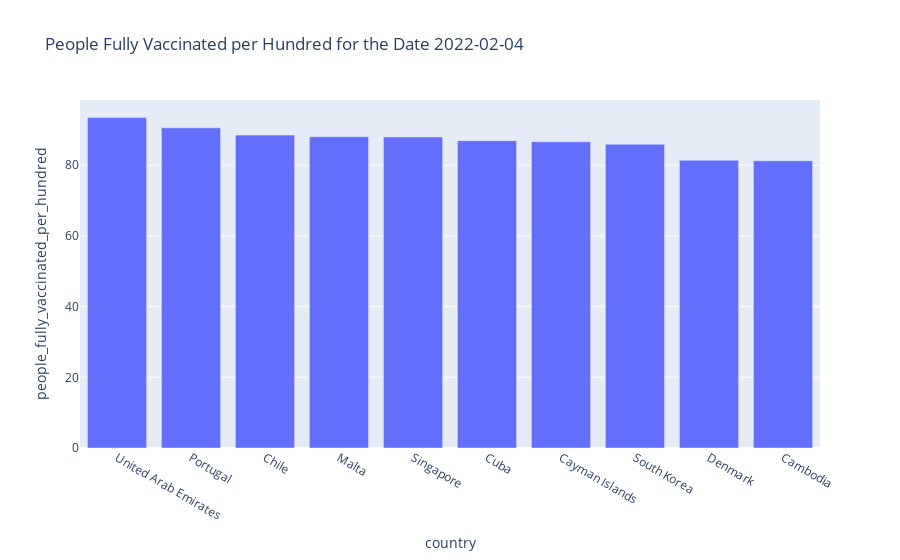

Here is the notebook cell this chart was saved with:
### Markdown cell above
<div class="alert alert-block alert-info" style="font-size:16px; font-family:Helvetica;">
     📌 We can say that often theses country total population are between 5 to 40 Millions 
</div>

### Code cell
df = df.sort_values(by='people_fully_vaccinated_per_hundred',ascending=False)

px.bar(df.head(10), x='country', y='people_fully_vaccinated_per_hundred',
                   title='People Fully Vaccinated per Hundred for the Date 2022-02-04')

### Figure 1 — Plotly figure (JSON) as saved in the notebook; plotly's stock layout.template omitted (floating-point values rounded to 4 significant figures)
{"data": [{"alignmentgroup": "True", "hovertemplate": "country=%{x}<br>people_fully_vaccinated_per_hundred=%{y}<extra></extra>", "legendgroup": "", "marker": {"color": "#636efa", "pattern": {"shape": ""}}, "name": "", "offsetgroup": "", "orientation": "v", "showlegend": false, "textposition": "auto", "type": "bar", "x": ["United Arab Emirates", "Portugal", "Chile", "Malta", "Singapore", "Cuba", "Cayman Islands", "South Korea", "Denmark", "Cambodia"], "xaxis": "x", "y": [93.55, 90.59, 88.54, 88.09, 88.01, 86.97, 86.66, 85.96, 81.43, 81.27], "yaxis": "y"}], "layout": {"barmode": "relative", "legend": {"tracegroupgap": 0}, "title": {"text": "People Fully Vaccinated per Hundred for the Date 2022-02-04"}, "xaxis": {"anchor": "y", "domain": [0.0, 1.0], "title": {"text": "country"}}, "yaxis": {"anchor": "x", "domain": [0.0, 1.0], "title": {"text": "people_fully_vaccinated_per_hundred"}}}}
